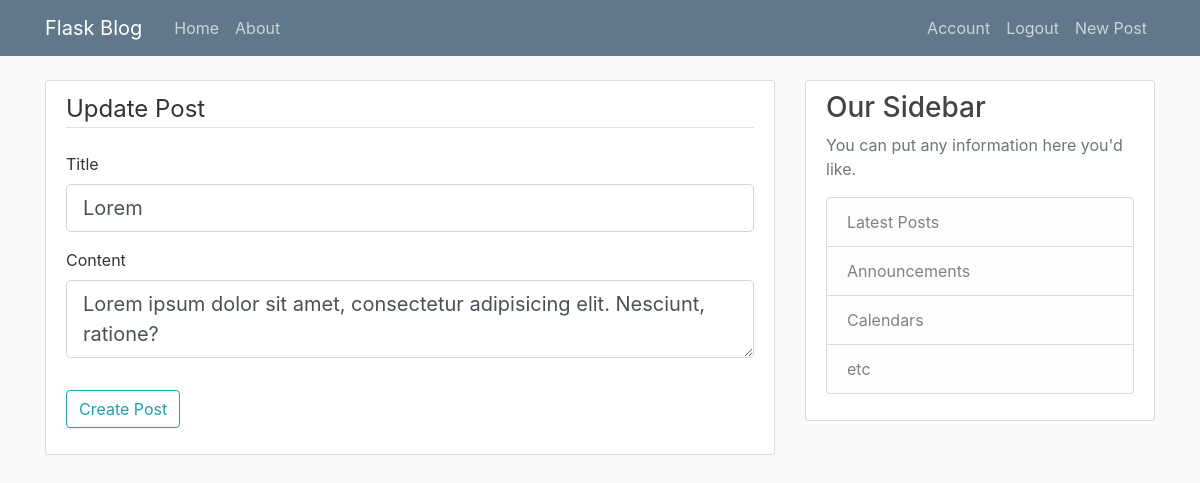
Page /post/3/update_post (signed in) on the committed database.
### flaskblog/models.py (models this page shows, shortened)
class Post(db.Model):
    id = db.Column(db.Integer, primary_key = True)
    title = db.Column(db.String(100), nullable = False)
    content = db.Column(db.Text, nullable = False)
    date_posted = db.Column(db.DateTime, nullable = False , default = datetime.utcnow)
    user_id = db.Column(db.Integer, db.ForeignKey('user.id'), nullable= False)

### flaskblog/routes.py (the view)
@app.route("/post/<int:post_id>/update_post" , methods=['GET','POST'])
@login_required
def update_post(post_id):
    post = Post.query.get_or_404(post_id)
    if post.author != current_user:
        abort(403)
    form = UpdatePostForm()
    if form.validate_on_submit():
        post.title = form.title.data
        post.content = form.content.data
        db.session.commit()
        flash('Your Post has been Updated', 'success')
        return redirect(url_for('post', post_id = post.id ))
    elif request.method == 'GET':
        form.title.data = post.title
        form.content.data = post.content
        return render_template("update_post.html", title = "Update post", form = form )

### flaskblog/forms.py
class UpdatePostForm(FlaskForm):
    title = StringField('Title' , validators = [DataRequired()])
    content = TextAreaField('Content' , validators = [DataRequired()])
    Submit = SubmitField('Create Post')

### flaskblog/models.py (called while the page is built)
@login_manager.user_loader
def load_user(user_id):
    return User.query.get(user_id)

### flaskblog/templates/update_post.html (shortened to what this page needs)
{% extends 'layout.html' %}
{% block content %}
<div class="content-section">
    <form action="" method="post">
        <fieldset class="form-group">
            <legend class="border-bottom mb-4">Update Post</legend>
            <div class="form-group">
                {{ form.title.label(class="form-contrcontent")}}
                {% if form.title.errors %}
                {{ form.title(class = "form-control form-control-lg is-invalid") }}
                <div class="invalid-feedback">
                    {% for error in form.title.errors %}
                    <span>{{ error }}</span>
                    {% endfor %}
                </div>
                {% else %}
                {{ form.title(class="form-control form-control-lg ")}}
                {% endif %}
            </div>
            <div class="form-group">
                {{ form.content.label(class="form-control-label") }}
                {% if form.content.errors %}
                {{ form.content(class = "form-control form-control-lg is-invalid") }}
                <div class="invalid-feedback">
                    {% for error in form.content.errors %}
                    <span>{{ error }}</span>
                    {% endfor %}
                </div>
                {% else %}
                {{ form.content(class="form-control form-control-lg")}}
                {% endif %}
            </div>
        </fieldset>
        <div class="form-group">
            {{ form.Submit(class="btn btn-outline-info") }}
        </div>
    </form>
</div>
{% endblock %}

### flaskblog/static/main.css (style rules this page uses)
body { background: #fafafa; color: #333333; margin-top: 5rem; }
.content-section { background: #ffffff; padding: 10px 20px; border: 1px solid #dddddd; border-radius: 3px; margin-bottom: 20px; }

### rows in the picture
Post: title "Lorem", content "Lorem ipsum dolor sit amet, consectetur adipisicing elit. Nesciunt, ratione?"
